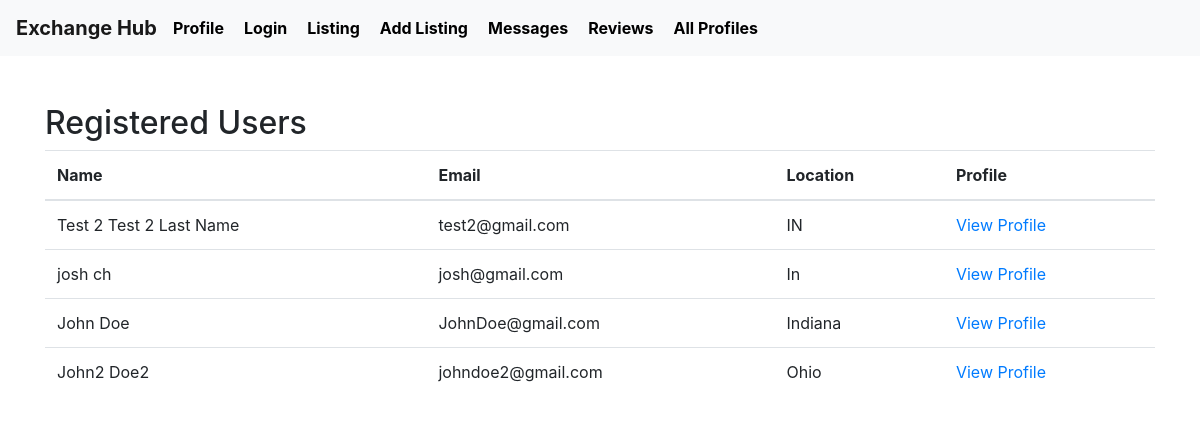
The page /users (signed in) on the database as committed earlier.
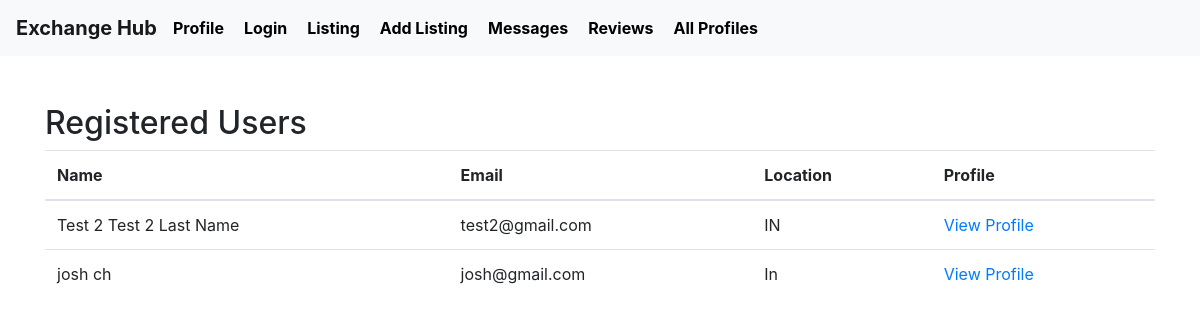
The same page on the database as committed later.
### tables this page shows
CREATE TABLE User (
    userID INTEGER PRIMARY KEY AUTOINCREMENT,
    firstName TEXT NOT NULL,
    lastName TEXT NOT NULL,
    email TEXT UNIQUE NOT NULL,
    hashedPassword TEXT NOT NULL,
    profileImage TEXT,
    location TEXT NOT NULL,
    joinDate DATE NOT NULL,
    lastLogin DATE NOT NULL
);

### app.py (the view)
@app.route('/users')
def users():
    if 'user_id' not in session:
        flash('Please log in to view registered users', 'error')
        return redirect(url_for('login'))
    conn = sqlite3.connect('database.db')
    conn.row_factory = sqlite3.Row
    cursor = conn.cursor()
    current_user_id = session['user_id']
    print (current_user_id)
    cursor.execute("SELECT * FROM User WHERE userID != ?", (current_user_id,))
    registered_users = cursor.fetchall()
    conn.close()
    print (registered_users)
    return render_template('users.html', users=registered_users)

### templates/users.html
{% extends 'layout.html' %}
{% block content %}
    <h2>Registered Users</h2>
    <div class="users-container">
        <table class="table">
            <thead>
                <tr>
                    <th>Name</th>
                    <th>Email</th>
                    <th>Location</th>
                    <th>Profile</th>
                </tr>
            </thead>
            <tbody>
                {% for user in users %}
                    <tr>
                        <td>{{ user.firstName }} {{ user.lastName }}</td>
                        <td>{{ user.email }}</td>
                        <td>{{ user.location }}</td>
                        <td><a href="{{ url_for('user_profile', user_id=user.userID) }}">View Profile</a></td>
                    </tr>
                {% endfor %}
            </tbody>
        </table>
    </div>
{% endblock %}

Rows that differ between the two databases and show on the page:
removed User: firstName "John", lastName "Doe", email "JohnDoe@gmail.com", location "Indiana"
removed User: firstName "John2", lastName "Doe2", email "johndoe2@gmail.com", location "Ohio"
